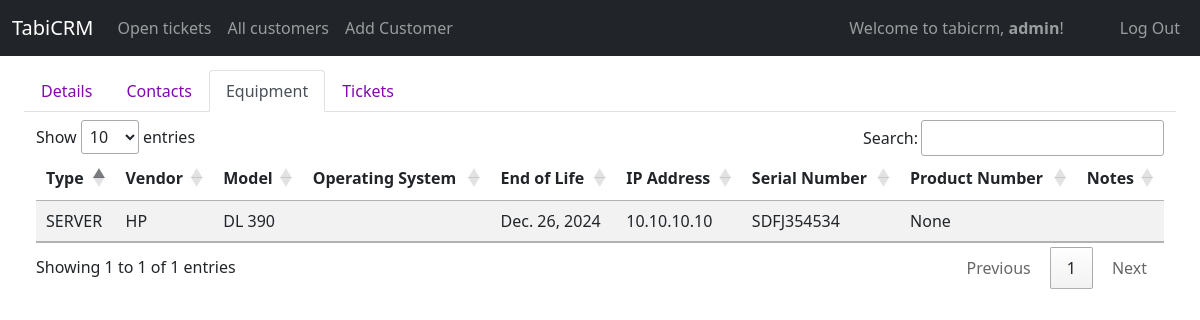
The app's page /display_equipment/1 (signed in), older data.
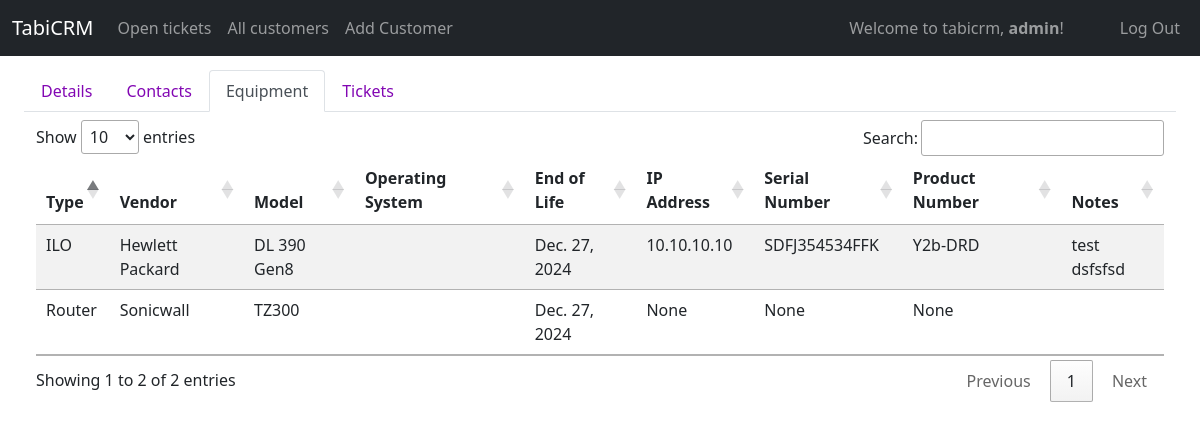
The same page, newer data.
### tabicrm/models.py (models this page shows, shortened)
class Equipment(models.Model):
    SERVER = 'SERVER'
    ILO = 'ILO'
    UPS = 'UPS'
    ROUTER = 'ROUTER'
    SWITCH = 'SWITCH'
    WAP = 'WAP'
    MODEM = 'MODEM'
    DESKTOP = 'DESKTOP'
    LAPTOP = 'LAPTOP'
    PRINTER = 'PRINTER'
    IP_PHONE = 'IP_PHONE'
    RECEIPTER = 'RECEIPTER'
    PRINT_SERVER = 'PRINT_SERVER'
    TABLET = 'TABLET'
    CELL_PHONE = 'CELL_PHONE'
    OTHER = 'OTHER'
    TYPE_CHOICES = [
        (SERVER,'SERVER'),
        (ILO, 'ILO'),
        (UPS, 'UPS'),
        (ROUTER,'ROUTER'),
        (SWITCH,'SWITCH'),
        (WAP, 'WAP'),
        (MODEM,'MODEM'),
        (DESKTOP,'DESKTOP'),
        (LAPTOP,'LAPTOP'),
        (PRINTER, 'PRINTER'),
        (IP_PHONE,'IP_PHONE'),
        (RECEIPTER,'RECEIPTER'),
        (PRINT_SERVER, 'PRINT_SERVER'),
        (TABLET,'TABLET'),
        (CELL_PHONE,'CELL_PHONE'),
        (OTHER, 'OTHER')
    ]
    id = models.AutoField(primary_key=True)
    customer = models.ForeignKey(Customer, on_delete=CASCADE, related_name="customer_equipment")
    type =  models.CharField(max_length=255, choices=TYPE_CHOICES, default=SERVER)
    vendor = models.CharField(max_length=255)
    model = models.CharField(max_length=255)
    os_version = models.CharField(max_length=255, blank=True, null=True)
    purchase_date = models.DateField(default=timezone.now)
    warranty_end_date = models.DateField(default=default_three_year)
    end_of_life = models.DateField(default=default_three_year)
    internal_ip_address = models.CharField(max_length=255, blank=True, null=True)
    external_ip_address = models.CharField(max_length=255, blank=True, null=True)
    subnet_mask = models.CharField(max_length=255, blank=True, null=True)
    default_gateway = models.CharField(max_length=255, blank=True, null=True)
    primary_dns = models.CharField(max_length=255, blank=True, null=True)
    secondary_dns = models.CharField(max_length=255, blank=True, null=True)
    serial_number = models.CharField(max_length=255, blank=True, null=True)
    product_number = models.CharField(max_length=255, blank=True, null=True)
    notes = models.TextField(blank=True, null=True)
    added_by = models.ForeignKey(User, on_delete=SET_NULL, related_name="equipment_addedby", blank=True, null=True)
    updated_by = models.ForeignKey(User, on_delete=SET_NULL, related_name="equipment_updatedon", blank=True, null=True)
    created_on = models.DateTimeField(auto_now_add=True)
    updated_on = models.DateTimeField(auto_now=True)

### tabicrm/views/equipment.py (the view)
# urls.py: path("display_equipment/<int:id>", views.display_equipment, name="display_equipment"),
@login_required
def display_equipment(request, id):
    customer = Customer.objects.get(id = id)
    equipments = Equipment.objects.filter(customer = customer)
    return render(request,"tabicrm/full_forms/display_equipment.html", {"equipments": equipments, 'customer': customer, 'cust_equipment': True })

### tabicrm/templates/tabicrm/full_forms/display_equipment.html
{% extends "tabicrm/layout.html" %}
{% load static %}
{% load humanize %}
{% block body %}
<div class="container-fluid mt-2">
    {% include 'tabicrm/partials/customer_nav.html' %}
    <div class="container-fluid mt-2">
        <table class="table table-striped table-responsive" id="equipmentTable">
            <thead class="thead-dark">
                <tr>
                    <th scope="col">Type</th>
                    <th scope="col">Vendor</th>
                    <th scope="col">Model</th>
                    <th scope="col">Operating System</th>
                    <th scope="col">End of Life</th>
                    <th scope="col">IP Address</th>
                    <th scope="col">Serial Number</th>
                    <th scope="col">Product Number</th>
                    <th scope="col">Notes</th>
                </tr>
            </thead>
            <tbody>
                {% for equipment in equipments %}
                <tr class="select-customer" onclick="viewEquipmentEditForm('{{equipment.id}}')">
                    <td>{{equipment.type}}</td>
                    <td>{{equipment.vendor}}</td>
                    <td>{{equipment.model}}</td>
                    <td>{{equipment.operating_system}}</td>
                    <td>{{equipment.end_of_life}}</td>
                    <td>{{equipment.internal_ip_address}}</td>
                    <td>{{equipment.serial_number}}</td>
                    <td>{{equipment.product_number}}</td>
                    <td>{{equipment.notes}}</td>
                </tr>
                {% endfor%}
            </tbody>
        </table>
    </div>
</div>
{% endblock %}

Row changes from the older to the newer data that the page shows:
changed Equipment: type "SERVER" → "ILO"; vendor "HP" → "Hewlett Packard"; model "DL 390" → "DL 390 Gen8"; end_of_life "Dec. 26, 2024" → "Dec. 27, 2024"; serial_number "SDFJ354534" → "SDFJ354534FFK"; product_number "None" → "Y2b-DRD"; notes (not shown) → "test dsfsfsd"
added Equipment: type "Router", vendor "Sonicwall", model "TZ300", end_of_life "Dec. 27, 2024", internal_ip_address "None", serial_number "None", product_number "None"
Text that changed along with them:
text written by a page script: "Show entries Search: Showing 1 to 1 of 1 entries Previous 1 Next" → "Show entries Search: Showing 1 to 2 of 2 entries Previous 1 Next"
